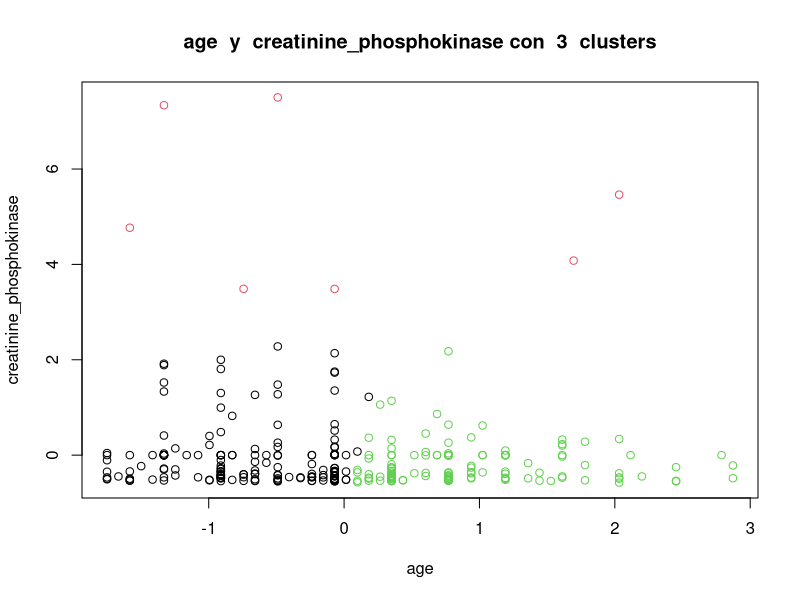
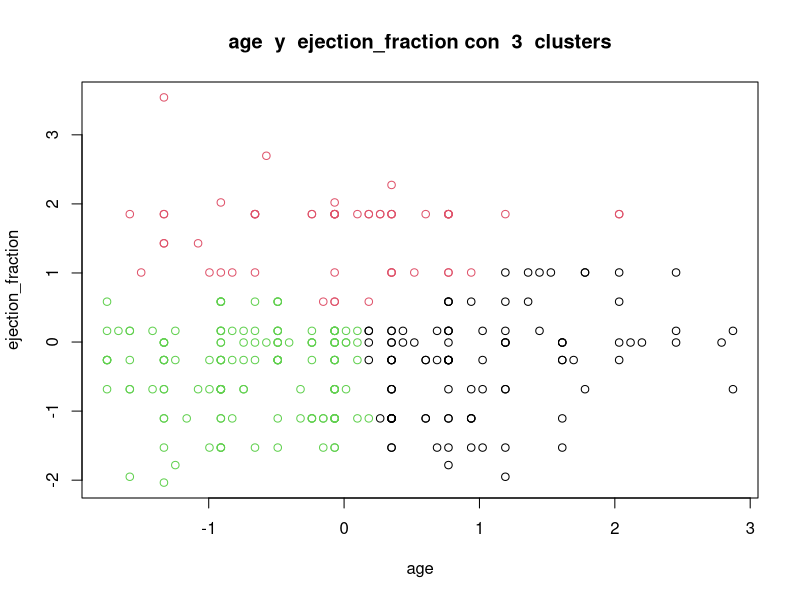
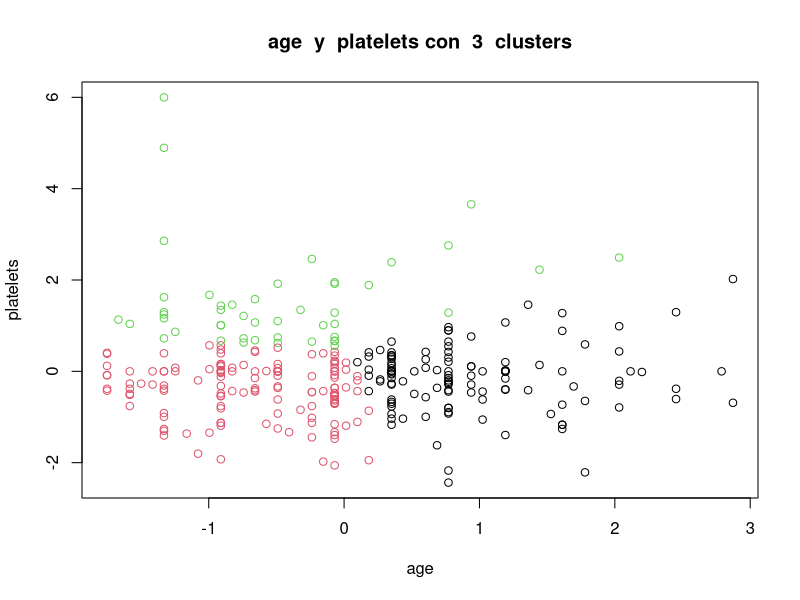
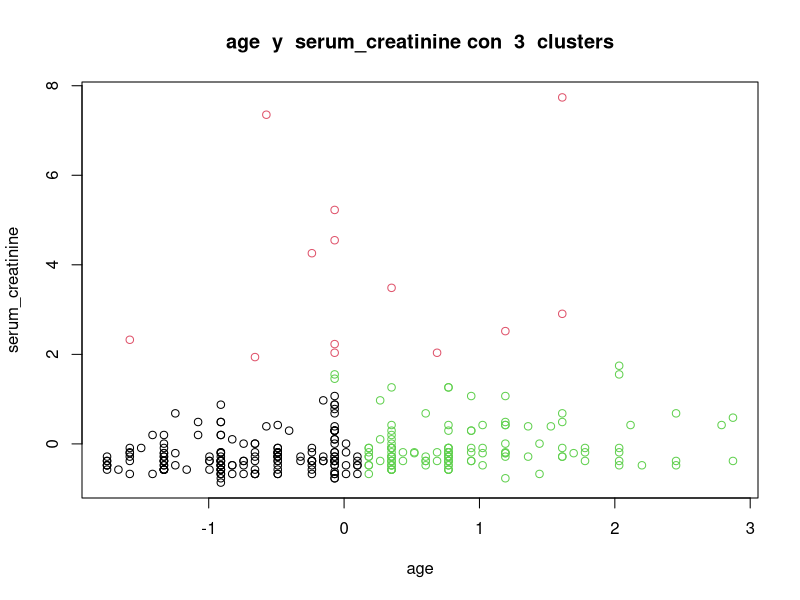
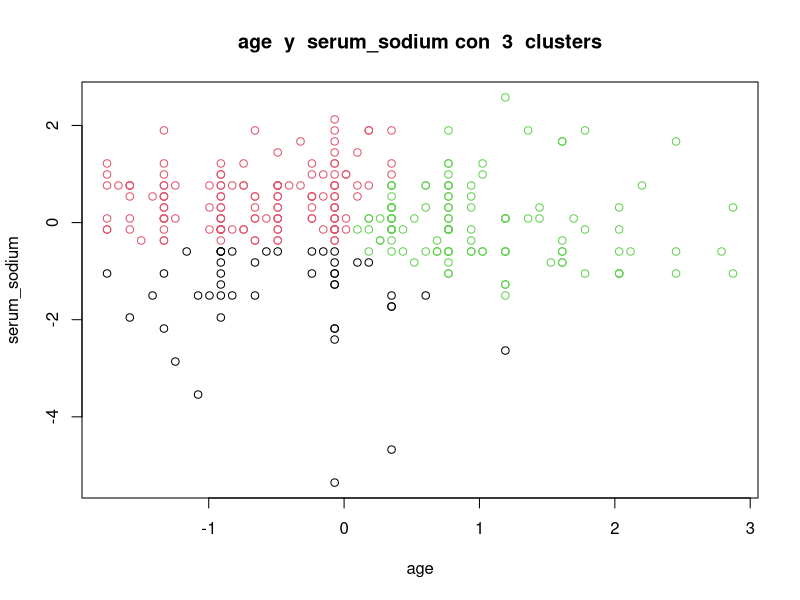
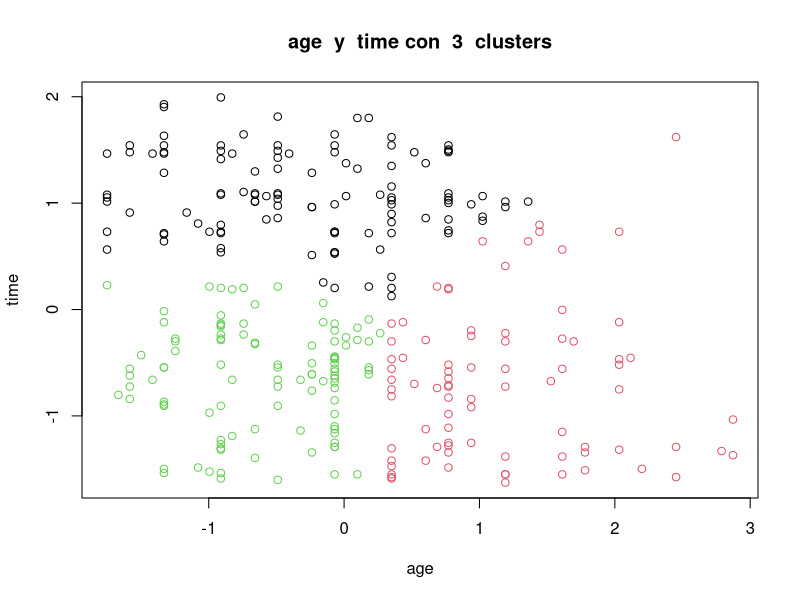
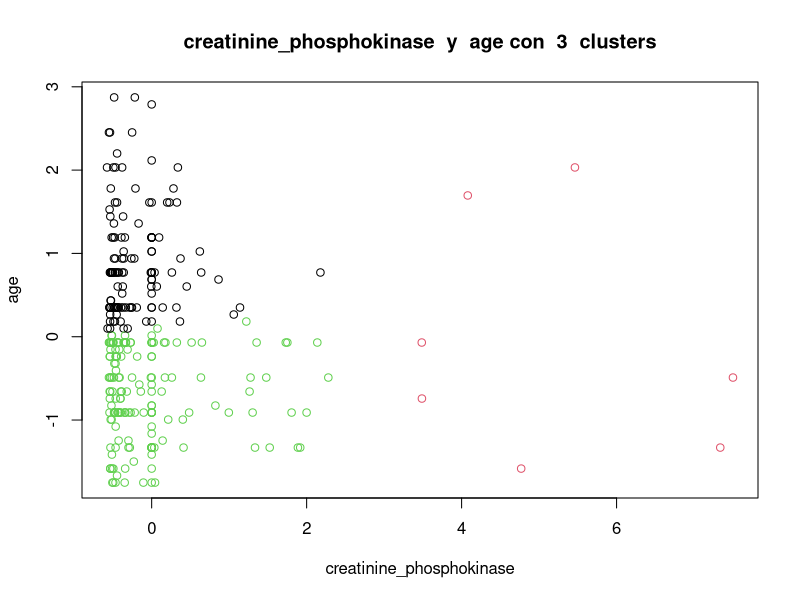
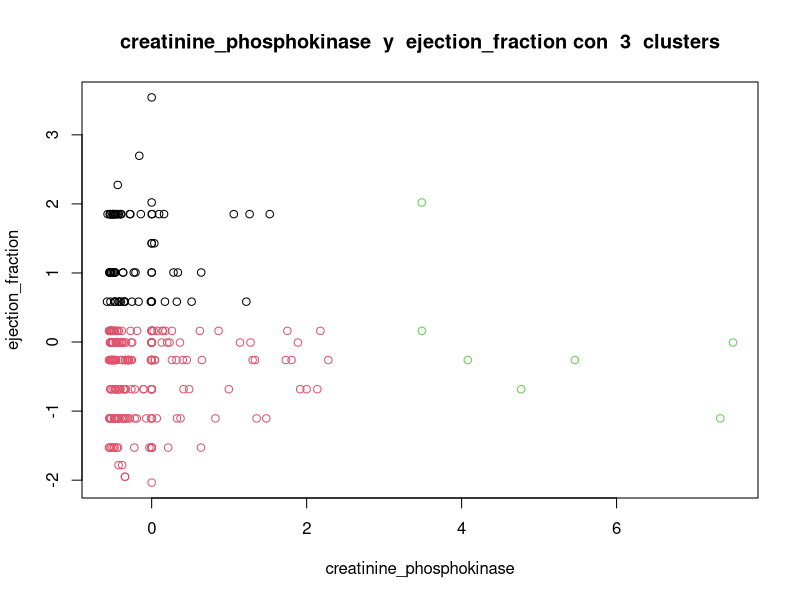

Recreate these plots in R, in order. (Note: this script raises an error after producing the figures.)
## ---- chunk 1
library(cluster)

SAVE_PATH <- "../data/clustering/"
binary_columns <- c("anaemia", "diabetes", "high_blood_pressure", "sex", "smoking", "death")
## ---- chunk 2
df <- read.csv("../data/heart_failure.csv")
scaled_df <- data.frame(scale(df))
head(df)
## ---- chunk 3
clustering <- function(dataframe, k, columns) {
  km_df <- subset(dataframe, select = columns)
  km <- kmeans(km_df, center=k, nstart=50)
  plot(km_df, col=km$cluster, main=paste(columns[1], " y ", columns[2], "con ", k, " clusters"))
}

plot_clustering <- function(dataframe, k, save_path) {
  for (column1 in names(dataframe)) {
    for (column2 in names(dataframe)) {
      if (column2 != column1) {
        plot_filename <- paste(SAVE_PATH, save_path, column1, "_", column2, "_", "k_", k, ".png", sep = "")
        png(filename=plot_filename)
        clustering(dataframe, k, c(column1, column2))
        dev.off()
      }
    }
  }
}
## ---- chunk 4
kmeans_df <- subset(scaled_df, select = setdiff(names(scaled_df), binary_columns))
plot_clustering(kmeans_df, k = 3, "simple/")
## ---- chunk 5
pca <- prcomp(df, scale=TRUE, center=TRUE)
pca <- pca$x[,1:10]
plot_clustering(pca, k=5, "pca/")
## ---- chunk 6
par(mfrow = c(1, 2))
clustering(scaled_df, 5, c("age", "time"))
clustering(pca, 5, c("PC1", "PC2"))
## ---- chunk 7
plot_h_clustering <- function(dataframe, save_name) {
  for (m in c("complete", "average", "single")) {
    hclust <- hclust(dist(dataframe), method = m)
    png(filename=paste(SAVE_PATH, "jerarquico/", save_name, "_", "distance_", m, ".png", sep = ""))
    plot(hclust, main = paste("Hclustering de ", save_name, ". dist: '", m, "'", sep=""))
    dev.off()
    plot(hclust, main = paste("Hclustering de ", save_name, ". dist: '", m, "'", sep=""))
  }
}
## ---- chunk 8
par(mfrow = c(3, 3))
plot_h_clustering(df, "raw")
plot_h_clustering(scaled_df, "scaled")
plot_h_clustering(pca, "pca")
## ---- chunk 9
par(mfrow = c(1, 3))
plot_h_clustering(pca[1:15, 1:10], "raw")
## ---- chunk 10
compute_silhouette <- function(dataframe, k){
  km <- kmeans(dataframe, centers = k, nstart=50)
  sil <- silhouette(km$cluster, dist(dataframe))
  mean(sil[, 3])
}

plot_silhouette_by_centers <- function(dataframe, save_name){
  centers <- 2:10
  mean_sil <- sapply(centers, compute_silhouette, dataframe=dataframe)
  plot_filename <- paste(SAVE_PATH, "silhouette/", save_name, "_silhouette_evolution.png", sep = "")
  png(filename=plot_filename)
  plot(centers, type='b', mean_sil, main= paste(save_name, " silhouette evolution", sep=""), xlab='k', ylab='Silhouette', frame=FALSE)
  dev.off()
  plot(centers, type='b', mean_sil, main= paste(save_name, " silhouette evolution", sep=""), xlab='k', ylab='Silhouette', frame=FALSE)
}
## ---- chunk 11
par(mfrow = c(1, 3))
plot_silhouette_by_centers(scaled_df, "scaled")
plot_silhouette_by_centers(df, "raw")
plot_silhouette_by_centers(pca, "pca")
